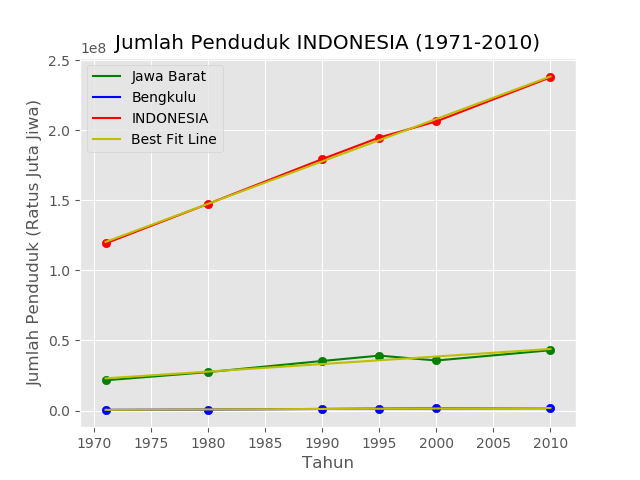

This chart was generated by the following Python code:
import numpy as np
import pandas as pd
import matplotlib.pyplot as plt

# =========================================
# Preprocessing
# =========================================

df = pd.read_excel(
    'indo_12_1.xls',
    header = 3, 
    names = ['provinsi', 1971, 1980, 1990, 1995, 2000, 2010],
    na_values = ['-', 'NaN'],
)
df = df.dropna()
df = df.interpolate()
df = df.set_index('provinsi')

# =========================================
# Import Sklearn Linear Regression
# =========================================

from sklearn.linear_model import LinearRegression
model = LinearRegression()

# =========================================
# Plotting
# =========================================

plt.style.use('ggplot')

#Plot Provinsi Penduduk Terbanyak 2010
dfx = df.drop(df.tail(1).index)
dfprovmax2010 = dfx.loc[dfx.index[dfx[2010]==dfx[2010].max()]]
x = dfprovmax2010.columns.values
x1 = x.reshape(-1,1)
# print(x)
y1 = dfprovmax2010.values.reshape(6,)
model.fit(x1, y1)
pred1 = model.predict([[2050]])
plt.plot(x1, y1, 'g-', label = ''.join(dfprovmax2010.index.values))
plt.scatter(x1, y1, color = 'g')

#Plot Provinsi Penduduk Tesedikit 1971
dfprovmin1971 = df.loc[df.index[df[1971]==df[1971].min()]]
x = dfprovmin1971.columns.values
x2 = x.reshape(-1,1)
# print(x)
y2 = dfprovmin1971.values.reshape(6,)
model.fit(x2, y2)
pred2 = model.predict([[2050]])
plt.plot(x2, y2, 'b-', label = ''.join(dfprovmin1971.index.values))
plt.scatter(x2, y2, color = 'b')

#Plot Jumlah Penduduk Indonesia
dfsumcitizen = df.tail(1)
x = dfsumcitizen.columns.values
x3 = x.reshape(-1,1)
# print(x)
y3 = dfsumcitizen.values.reshape(6,)
model.fit(x3, y3)
pred3 = model.predict([[2050]])
plt.plot(x3, y3, 'r-', label = ''.join(dfsumcitizen.index.values))
plt.scatter(x3, y3, color = 'r')

#Plot Best Fit Line
model.fit(x1, y1)
plt.plot(x1, model.predict(x1), 'y-', label = 'Best Fit Line')
model.fit(x2, y2)
plt.plot(x1, model.predict(x2), 'y-')
model.fit(x3, y3)
plt.plot(x3, model.predict(x3), 'y-')

#Finishing Plot
plt.legend()
plt.xlabel('Tahun')
plt.ylabel('Jumlah Penduduk (Ratus Juta Jiwa)')
plt.title('Jumlah Penduduk INDONESIA (1971-2010)')
plt.grid(True)
plt.show()

# =========================================
# Summarizing Prediction
# =========================================

print('Prediksi jumlah penduduk Jawa Barat di tahun 2050:', round(int(pred1)))
print('Prediksi jumlah penduduk Bengkulu di tahun 2050:', round(int(pred2)))
print('Prediksi jumlah penduduk INDONESIA di tahun 2050:', round(int(pred3)))
